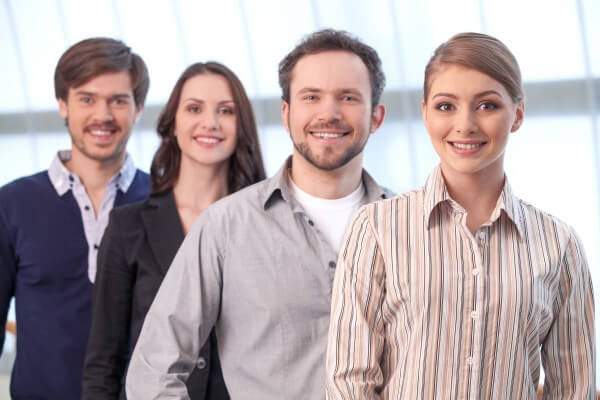
//> input picture build/data/faces.jpg, 600 x 400 px
$ ./FaceDetection   (built with g++ and OpenCV 4)
//> lines starting //> are read from the running program, lines starting //| are printed output that depends on the picture; after the words box and inside, x2 and y2 are one past the last pixel; in counts of white or black regions, pixels touching at a corner belong together
#include <opencv2/objdetect.hpp>
#include <opencv2/imgproc.hpp>
#include <opencv2/highgui.hpp>

int main()
{
	cv::Mat img = cv::imread("data/faces.jpg", CV_LOAD_IMAGE_GRAYSCALE);
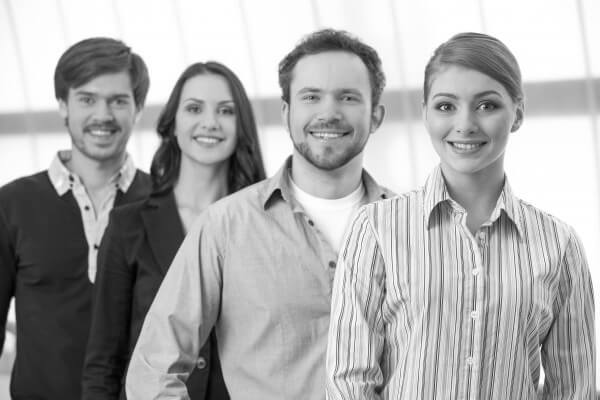
//> img: 400 rows x 600 cols, CV_8UC1; min 0, max 255, mean 171.6

	//using pre-trained face detector classifier model
	cv::CascadeClassifier face_detector("/usr/share/OpenCV/haarcascades/haarcascade_frontalface_alt2.xml");

	//apply histogram
	cv::equalizeHist(img,img);
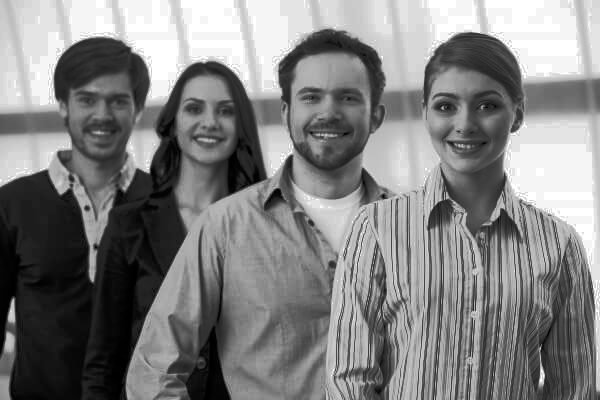
//> img: 400 rows x 600 cols, CV_8UC1; min 0, max 255, mean 129

	//drawing rectangle to enclose identified faces
	std::vector<cv::Rect> faces;

	//face detection
	face_detector.detectMultiScale(img,faces);
//> faces = 5 Rects (x, y, width, height): [208, 328, 67, 67], [62, 70, 80, 80], [170, 78, 79, 79], [280, 59, 97, 97], [417, 67, 99, 99]


	for(size_t i=0;i<faces.size();i++)
		cv::rectangle(img,faces[i],cv::Scalar(255));
//> this loop made 5 passes
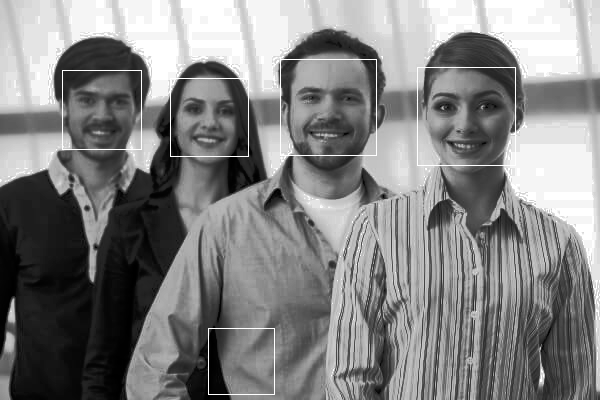
//> img: 400 rows x 600 cols, CV_8UC1; 0.69% of pixels changed, all inside (x1, y1, x2, y2) = (62, 59, 516, 395)

	cv::imshow("img",img);
	cv::imwrite("data/face_detection.jpg",img);
	cv::waitKey();
}

$ run again, with build/data/lion.jpg copied over build/data/faces.jpg
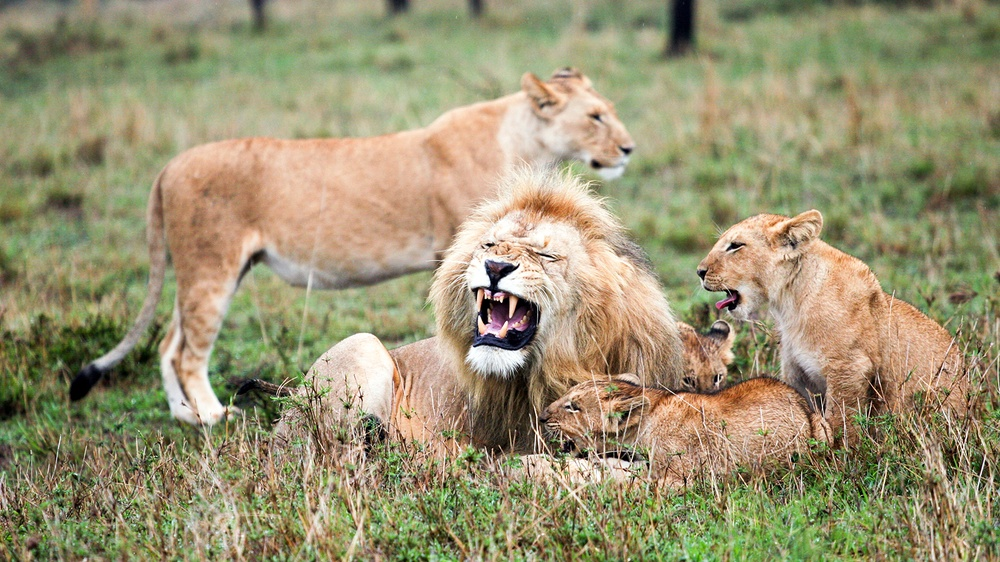
//> input picture build/data/lion.jpg, 1000 x 562 px, shrunk from 1600 x 900 before the run
//> `cv::Mat img = cv::imread("data/faces.jpg", CV_LOAD_IMAGE_GRAYSCALE);`:
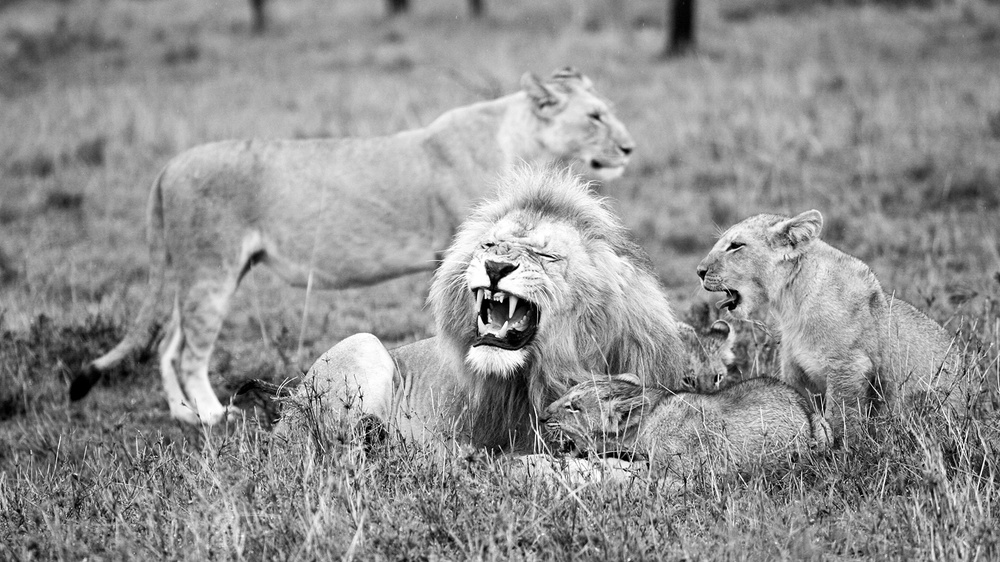
//> img: 562 rows x 1000 cols, CV_8UC1; min 0, max 255, mean 145.7
//> `cv::equalizeHist(img,img);`:
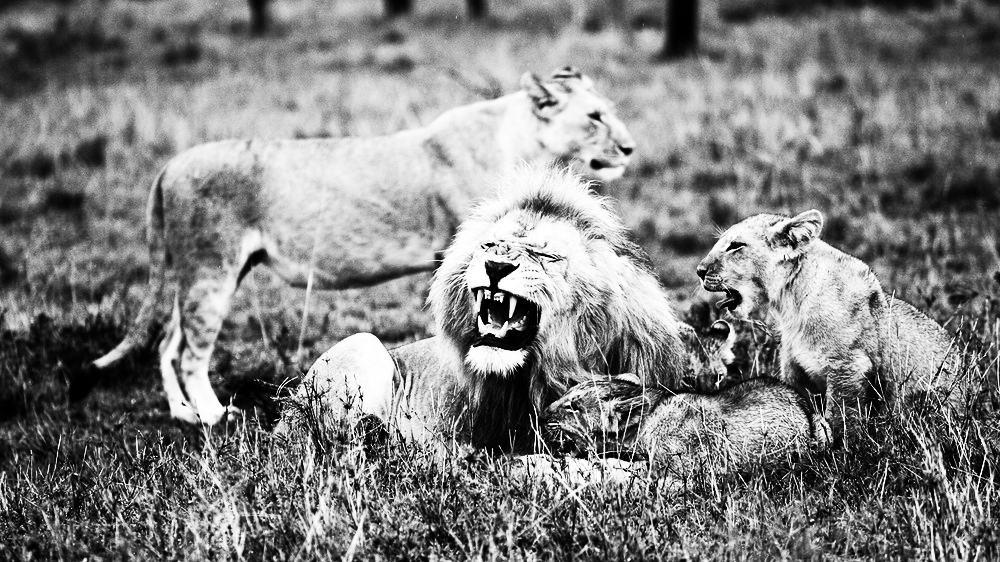
//> img: 562 rows x 1000 cols, CV_8UC1; min 0, max 255, mean 128.2
//> faces = empty
